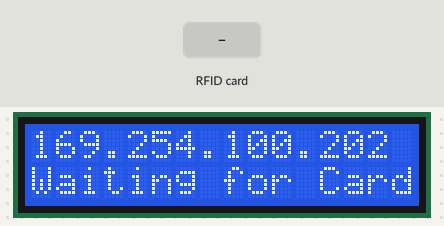
Recording of a sketch running on a simulated Arduino Uno, built with avr-gcc and run on an emulated ATmega328P. Parts: 16×2 character LCD. The test bench sets the inputs (shaded band). WiFi joins after 1.5 s; servers stay silent unless stated; what the sketch prints to the serial monitor is not drawn.

Above: at 2.3 s.
2.4 s: RFID card 5E 7A 19 C4 held to the reader
At 3.4 s:
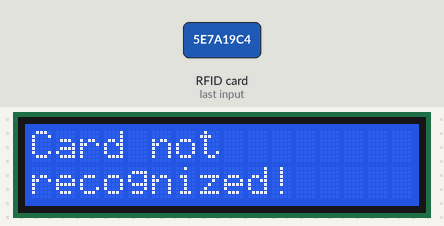
At 4.6 s:
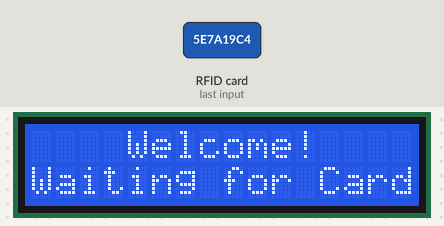
Timing chart, 0 to 6.1 s (numbered marks = the images above; inputs shaded):
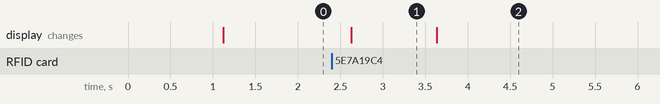

The sketch:

Coding.ino
```cpp
      /*
      #####################################################################################
      #  	RFID Attendance System
      #   Team Leader : Mabast Ahmad
      #   Team Members: Maksat Taganov
      #                 Douglas Perez
      #                 Bakhromjon Kamolov
      #                 Andi Alla
      #
      #####################################################################################

      */

      // Libraries
      #include <SPI.h>
      #include <RFID.h>
      #include "pitches.h"
      #include <Ethernet.h>
      #include <LiquidCrystal.h>

      byte mac[] = { 0x7c,0xc3,0xa1,0x89,0x32,0xa4 };
      byte ip[] = { 169,254,100,202 }; // Direction ip local
      char server[]={"localhost"};

      EthernetClient client;

      // RFID definition
      RFID rfid(10,5);
      byte USER[5] = {156 , 188 , 26 , 43 , 17};
      //Put here the another allowed cards

      //LCD address and type declaration
      LiquidCrystal lcd(9, 8, 7, 4, 3, 2);
      byte serNum[5];
      byte data[5];

      void setup(){
        Serial.begin(9600);
        Ethernet.begin(mac, ip); //Initiation ethernet shield
        delay(1000); // Waiting 1 second after initializing
        lcd.begin(16, 2);
        lcd.print(Ethernet.localIP());
        Serial.print("My IP address: ");
        Serial.println(Ethernet.localIP());

        Serial.begin(9600); // Serial communication initialization
        SPI.begin(); // SPI communication initialization
        rfid.init(); // RFID module initialization
        lcd.setCursor(0,1);
        lcd.print("Waiting for Card");
        Serial.println("Waiting for Card");
      }

      void loop(){
        boolean USER_card = true;  // Here you can create a variable for each user
        //Put here the another variable for user

        if (rfid.isCard()){ // valid card found
          if (rfid.readCardSerial()){ // reads the card
            data[0] = rfid.serNum[0]; // stores the serial number
            data[1] = rfid.serNum[1];
            data[2] = rfid.serNum[2];
            data[3] = rfid.serNum[3];
            data[4] = rfid.serNum[4];
          }

        for(int i=0; i<5; i++){
          if(data[i] != USER[i]) USER_card = false; // if it is not a valid card, put false to this user
          // Here you can check the another allowed users, just put lines like above with the user name
        }
if (client.connect(server,80)) {

    if (USER_card){
    Serial.println("Connection Successfull");
    client.print("GET http://localhost/~Mabast/arduino.php?v=");
    client.print(data[0]);client.print(data[1]);client.print(data[2]);client.print(data[3]);client.print(data[4]);
    client.println(" HTTP/1.0"); client.println("User-Agent: Arduino 1.0");
    client.println(); client.stop(); lcd.clear();
    lcd.print("USER!");
    Serial.println("Hello USER!"); // print a message
    delay(1000);
    }else{ // if a card is not recognized
      lcd.clear();
      lcd.print("Card not");
      lcd.setCursor(0,1);
      lcd.print("recognized!");
      Serial.println("Card not recognized!"); // print a message
       delay(1000);
      }
      if (USER_card){// add another user using an logical or condition ||
          // Welcome messages and access permission
       lcd.setCursor(0,1);
       lcd.print("Access Granted!");
        Serial.println("Access Granted!... Welcome!"); // print a message
        delay(1000);
        }
        Serial.println();
        lcd.clear();
        lcd.print("    Welcome!");
        lcd.setCursor(0,1);
        Serial.println("Waiting for Card");
        lcd.print("Waiting for Card");
        client.stop();
        delay(1000);
        }
        else{
          Serial.println("Connection Unuccessfull");
          lcd.clear();
          lcd.print("Connection");
          lcd.setCursor(0,1);
          lcd.print("Unuccessful");
          delay(1000);
          lcd.clear();
          lcd.print("Try Again!");
          client.stop();
          delay(1000);
           }
        }
      }
```

Measured:
- after the input at 2.4 s, the display: changes after 0.23 s (image 1)
- what the display in image 1 shows lasts 1.0 s, from 2.6 s to 3.6 s
